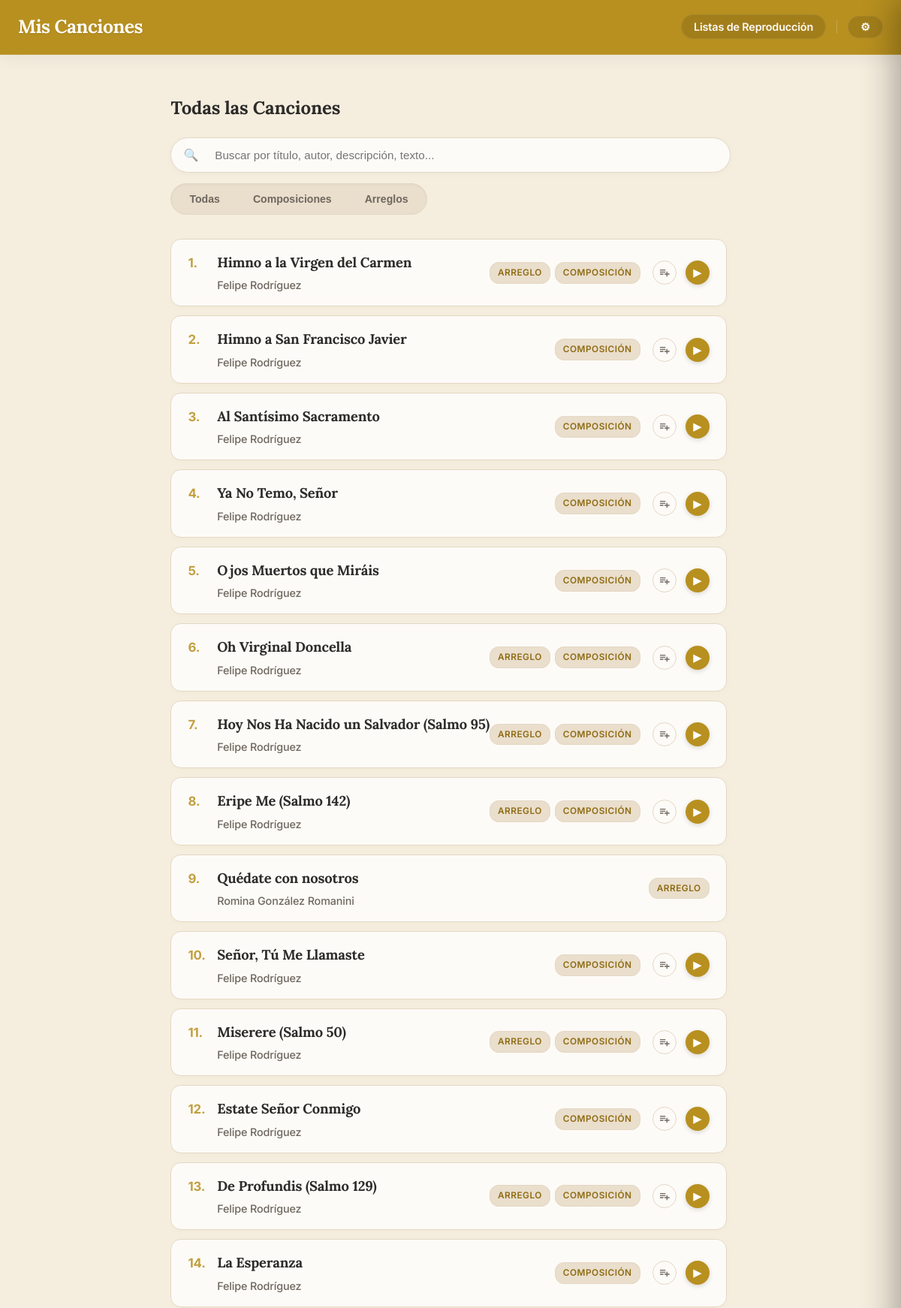
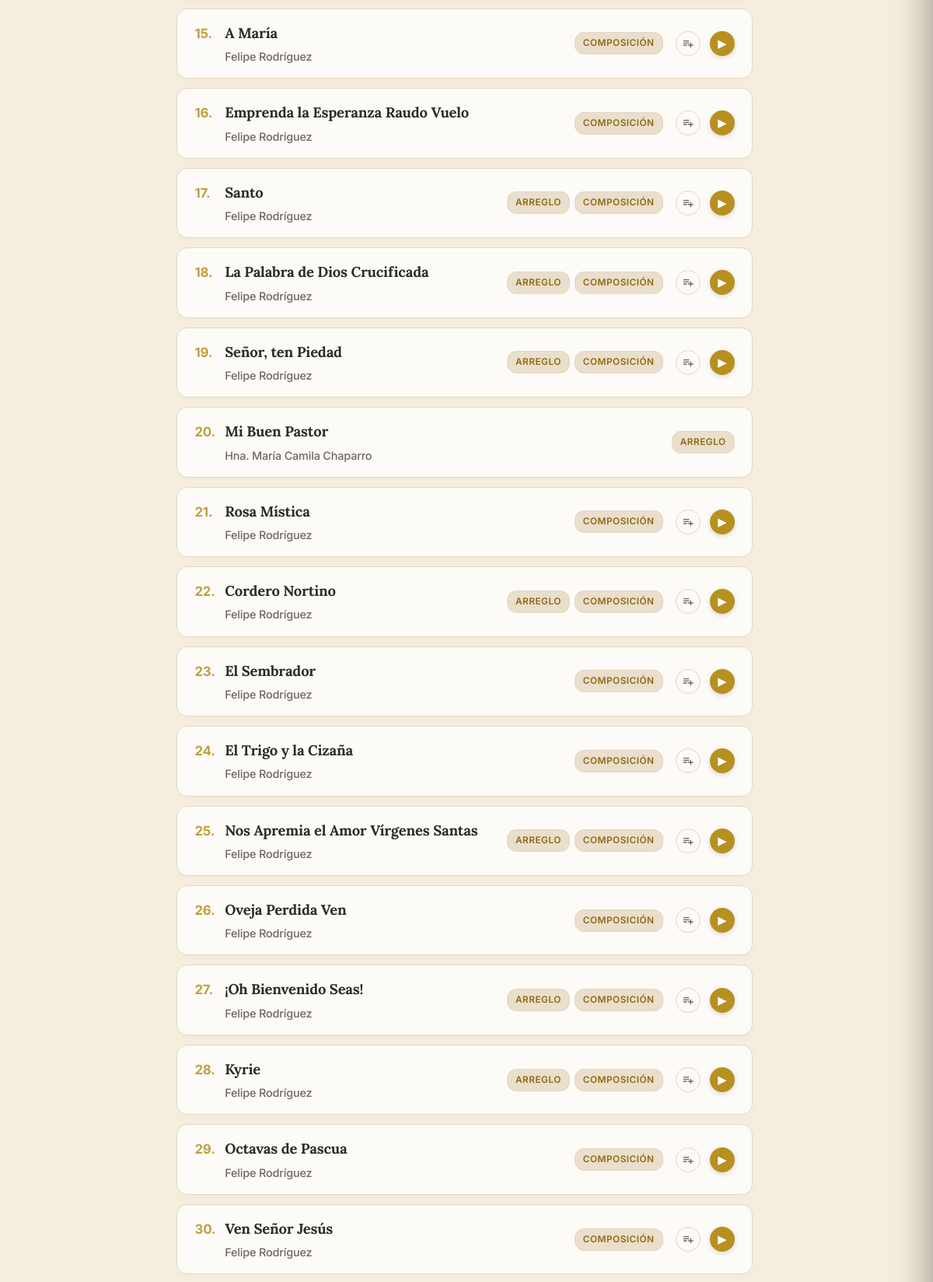
Screenshot of /todos (upper part) with the database file from the repository (2 pictures, top to bottom).
### models.py (models this page shows, shortened)
class Cancion(db.Model):
    __tablename__ = 'cancion'
    id = db.Column(db.Integer, primary_key=True)
    titulo = db.Column(db.String(150), nullable=False)
    musica = db.Column(db.String(100))
    letra = db.Column(db.String(100))
    adaptacion = db.Column(db.String(100))
    arreglo = db.Column(db.String(100), nullable=True)
    idioma = db.Column(db.String(50))
    dia = db.Column(db.Integer, nullable=True)
    mes = db.Column(db.Integer, nullable=True)
    anio = db.Column(db.Integer)
    descripcion = db.Column(db.Text)
    audio = db.Column(db.String(150))
    letras_acordes = db.Column(db.String(150))
    partitura = db.Column(db.String(150))
    midi = db.Column(db.String(150))
    tags_json = db.Column(db.String(500))
    tipo = db.Column(db.String(50), nullable=False, default='local')
    categorias_json = db.Column(db.String(200))
    youtube_video_embed = db.Column(db.Text)
    youtube_audio_embed = db.Column(db.Text)
    interprete = db.Column(db.String(200), nullable=True)
    ensambles_json = db.Column(db.Text, nullable=True)
    descargas_json = db.Column(db.Text, nullable=True)
    audios_json = db.Column(db.Text, nullable=True)
    tipo_pdf = db.Column(db.String(50), nullable=True)  # 'partitura' o 'letras_acordes'
    letras_json = db.Column(db.Text, nullable=True)  # {"sincronizada": bool, "lineas": [{"t": seg|null, "text": str}]}
    @property
    def categorias(self):
        return json.loads(self.categorias_json) if self.categorias_json else []

### app.py (the view)
@app.route('/todos')
def ver_todos():
    base_songs = Cancion.query.all()
    filtered_songs, search_query = search_songs(base_songs, request.args.get('search', '').strip())
    sort_by = request.args.get('sort_by', 'cronologico')
    sorted_songs = sort_songs(filtered_songs, sort_by=sort_by)
    return render_template('todos.html', composiciones=sorted_songs, search_query=search_query, page_context='todos', sort_by=sort_by)

### app.py (called while the page is built)
@app.template_filter('sort_categories_for_page')
def sort_categories_for_page(categories, page_context='default'):
    sorted_cats = list(categories)
    if page_context == 'arreglos':
        sorted_cats.sort(key=lambda x: (x != 'Composición', x != 'Arreglo'))
    else:
        sorted_cats.sort(key=lambda x: (x != 'Arreglo', x != 'Composición'))
    return sorted_cats

@app.context_processor
def inject_globals():
    try:
        with open('build_date.txt', 'r', encoding='utf-8') as f:
            date_str = f.read().strip()
    except Exception:
        date_str = "Desconocida"
    return dict(last_update=date_str, FEATURES=FEATURES)

@app.before_request
def check_formacion_feature():
    if request.path.startswith('/formacion') and not FEATURES.get('formacion_liturgica', False):
        abort(404)

### services/catalog_service.py (called while the page is built, shortened)
def normalize_for_sorting(titulo: Optional[str]) -> str:
    if not titulo:
        return ""
    titulo_normalizado = unidecode(titulo.lower())
    return "".join(c for c in titulo_normalizado if c.isalnum() or c.isspace()).strip()

def search_songs(base_songs: List[Cancion], search_query: Optional[str]) -> Tuple[List[Cancion], str]:
    if not search_query:
        return base_songs, ""

### templates/todos.html
{% extends "base.html" %}
{% block content %}
    <h2>Todas las Canciones</h2>
    {% include '_filters.html' %}
    <div class="lista-scroll" id="song-list-container">
        {% include '_song_list.html' %}
    </div>
{% endblock %}

### templates/_song_list.html
<div class="lista-composiciones">
    {% for obra in composiciones %}
        <div class="tarjeta-obra-wrapper">
            <a href="{{ url_for('ver_composicion', comp_id=obra.id, context=page_context, tag_name=tag_nombre, search=search_query, sort_by=sort_by) }}"
               class="tarjeta-obra"
               data-id="{{ obra.id }}"
               {% if obra.audio %}data-audio="{{ url_for('static', filename=obra.audio) }}"{% endif %}
               data-title="{{ obra.titulo }}">
                <div class="info-tarjeta">
                    <div class="song-title-with-number">
                        <span class="song-number">{{ loop.index }}.</span>
                        <h3>{{ obra.titulo }}</h3>
                    </div>
                    <p>
                        {{ obra.musica }}
                    </p>
                </div>
                <div class="tarjeta-right-section">
                    <div class="categoria-tags-container">
                        {% if obra.categorias %}
                            {% for cat in obra.categorias | sort_categories_for_page(page_context) %}
                                <span class="categoria-tag">{{ cat }}</span>
                            {% endfor %}
                        {% endif %}
                    </div>
                    {% if obra.audio %}
                    <div class="tarjeta-audio-actions">
                        <button class="btn-add-queue opt-add-queue" data-id="{{ obra.id }}" data-audio="{{ url_for('static', filename=obra.audio) }}" data-title="{{ obra.titulo }}" title="Añadir a la cola">
                            <svg viewBox="0 0 24 24" width="16" height="16" fill="currentColor"><path d="M14 10H3v2h11v-2zm0-4H3v2h11V6zm4 8v-4h-2v4h-4v2h4v4h2v-4h4v-2h-4zM3 16h7v-2H3v2z"/></svg>
                        </button>
                        <button class="list-play-btn" data-id="{{ obra.id }}" data-title="{{ obra.titulo }}" data-audio="{{ url_for('static', filename=obra.audio) }}" title="Reproducir / Pausar">▶</button>
                    </div>
                    {% endif %}
                </div>
            </a>
        </div>
    {% else %}
        <p style="padding: 20px;">No se encontraron canciones que coincidan con tu búsqueda.</p>
    {% endfor %}
</div>

### rows the page displays
Cancion: titulo "Himno a la Virgen del Carmen", musica "Felipe Rodríguez", cat "ARREGLO" "COMPOSICIÓN"
Cancion: titulo "Himno a San Francisco Javier", musica "Felipe Rodríguez", cat "COMPOSICIÓN"
Cancion: titulo "Al Santísimo Sacramento", musica "Felipe Rodríguez", cat "COMPOSICIÓN"
Cancion: titulo "Ya No Temo, Señor", musica "Felipe Rodríguez", cat "COMPOSICIÓN"
Cancion: titulo "Ojos Muertos que Miráis", musica "Felipe Rodríguez", cat "COMPOSICIÓN"
Cancion: titulo "Oh Virginal Doncella", musica "Felipe Rodríguez", cat "ARREGLO" "COMPOSICIÓN"
Cancion: titulo "Hoy Nos Ha Nacido un Salvador (Salmo 95)", musica "Felipe Rodríguez", cat "ARREGLO" "COMPOSICIÓN"
Cancion: titulo "Eripe Me (Salmo 142)", musica "Felipe Rodríguez", cat "ARREGLO" "COMPOSICIÓN"
Cancion: titulo "Quédate con nosotros", musica "Romina González Romanini", cat "ARREGLO"
Cancion: titulo "Señor, Tú Me Llamaste", musica "Felipe Rodríguez", cat "COMPOSICIÓN"
Cancion: titulo "Miserere (Salmo 50)", musica "Felipe Rodríguez", cat "ARREGLO" "COMPOSICIÓN"
Cancion: titulo "Estate Señor Conmigo", musica "Felipe Rodríguez", cat "COMPOSICIÓN"
Cancion: titulo "De Profundis (Salmo 129)", musica "Felipe Rodríguez", cat "ARREGLO" "COMPOSICIÓN"
Cancion: titulo "La Esperanza", musica "Felipe Rodríguez", cat "COMPOSICIÓN"
Cancion: titulo "A María", musica "Felipe Rodríguez", cat "COMPOSICIÓN"
Cancion: titulo "Emprenda la Esperanza Raudo Vuelo", musica "Felipe Rodríguez", cat "COMPOSICIÓN"
Cancion: titulo "Santo", musica "Felipe Rodríguez", cat "ARREGLO" "COMPOSICIÓN"
Cancion: titulo "La Palabra de Dios Crucificada", musica "Felipe Rodríguez", cat "ARREGLO" "COMPOSICIÓN"
Cancion: titulo "Señor, ten Piedad", musica "Felipe Rodríguez", cat "ARREGLO" "COMPOSICIÓN"
Cancion: titulo "Mi Buen Pastor", musica "Hna. María Camila Chaparro", cat "ARREGLO"
Cancion: titulo "Rosa Mística", musica "Felipe Rodríguez", cat "COMPOSICIÓN"
Cancion: titulo "Cordero Nortino", musica "Felipe Rodríguez", cat "ARREGLO" "COMPOSICIÓN"
Cancion: titulo "El Sembrador", musica "Felipe Rodríguez", cat "COMPOSICIÓN"
Cancion: titulo "El Trigo y la Cizaña", musica "Felipe Rodríguez", cat "COMPOSICIÓN"
Cancion: titulo "Nos Apremia el Amor Vírgenes Santas", musica "Felipe Rodríguez", cat "ARREGLO" "COMPOSICIÓN"
Cancion: titulo "Oveja Perdida Ven", musica "Felipe Rodríguez", cat "COMPOSICIÓN"
Cancion: titulo "¡Oh Bienvenido Seas!", musica "Felipe Rodríguez", cat "ARREGLO" "COMPOSICIÓN"
Cancion: titulo "Kyrie", musica "Felipe Rodríguez", cat "ARREGLO" "COMPOSICIÓN"
Cancion: titulo "Octavas de Pascua", musica "Felipe Rodríguez", cat "COMPOSICIÓN"
Cancion: titulo "Ven Señor Jesús", musica "Felipe Rodríguez", cat "COMPOSICIÓN"
